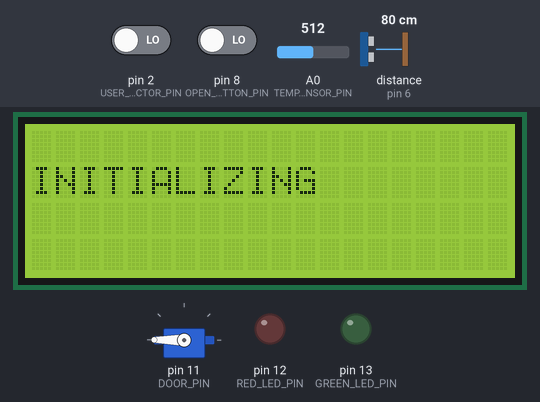
A program run on a simulated Arduino Uno, built with avr-gcc and run on an emulated ATmega328P. Shown: servo, 20×4 character LCD, output pins drawn as LEDs (lit = HIGH). Wiring (inferred from the names in the program): ultrasonic range finder: trigger pin 5; echo pin 6. Inputs (shaded band) come from the test bench; at power-on: pin 2 (USER_DETECTOR_PIN) LOW, pin 8 (OPEN_BUTTON_PIN) LOW, A0 (TEMPERATURE_SENSOR_PIN) = 512, distance to the obstacle (sensor on pin 6) 80 cm. The echo pulse lasts 58.3 µs per cm; pins used as bus, display or sensor lines are not drawn.

Above: at 0.3 s.
At 10.3 s:
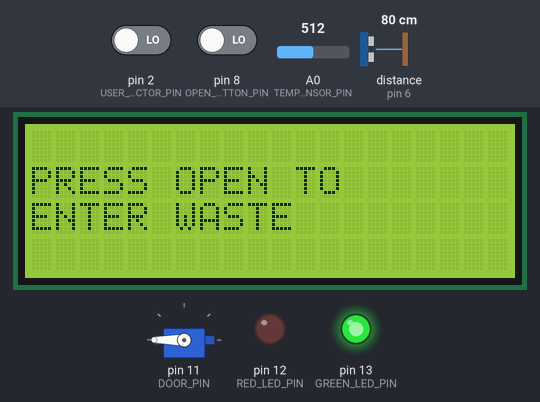
At 15.7 s:
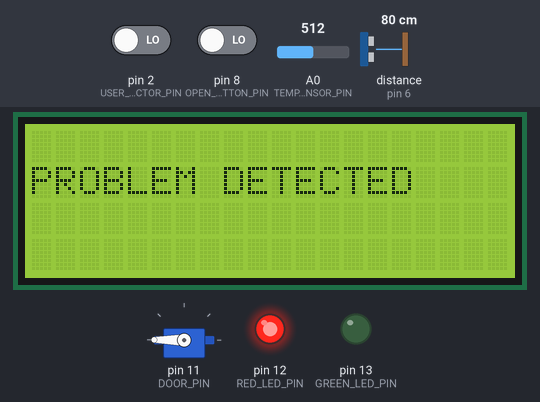
Timing chart, 0 to 17.2 s (numbered marks = the images above):
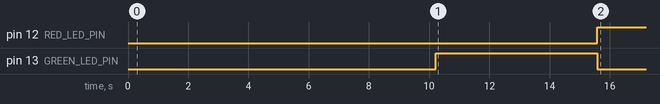

Measured:
- by itself, pin 12 (RED_LED_PIN): LOW → HIGH at 15.6 s
- by itself, pin 13 (GREEN_LED_PIN): HIGH → LOW at 15.6 s
- what the display in image 0 shows lasts 10.0 s, from 0.2 s to 10.2 s
- what the display in image 1 shows lasts 5.4 s, from 10.2 s to 15.6 s

The program:

main.cpp
```cpp
/***
Embedded Systems and Internet of Things - Assignment-02: Smart Waste Disposal
Author: Lorenzo Cinelli
Matricola: 0001070967
Email: lorenzo.cinelli@studio.unibo.it
***/
#include <Arduino.h>

#include "devices/Button.hpp"
#include "devices/Display.hpp"
#include "devices/Door.hpp"
#include "devices/Led.hpp"
#include "devices/ServoMotor.hpp"
#include "devices/TempSensor.hpp"
#include "devices/UserDetector.hpp"
#include "devices/WasteDetector.hpp"

#include "tasks/Scheduler.hpp"
#include "tasks/ContainerTask.hpp"
#include "tasks/FillingTask.hpp"
#include "tasks/TemperatureTask.hpp"
#include "tasks/CommunicationTask.hpp"

#define SCHEDULER_BASE_TIME 150
#define TEMPERATURE_TASK_BASE_TIME 300
#define FILLING_TASK_BASE_TIME 300
#define CONTAINER_TASK_BASE_TIME 150
#define COMMUNICATION_TASK_BASE_TIME 450

#define CLOSE_BUTTON_PIN 9
#define OPEN_BUTTON_PIN 8
#define DOOR_PIN 11
#define GREEN_LED_PIN 13
#define RED_LED_PIN 12
#define TEMPERATURE_SENSOR_PIN A0
#define USER_DETECTOR_PIN 2
#define WASTE_DETECTOR_TRIGGER_PIN 5
#define WASTE_DETECTOR_ECHO_PIN 6

Scheduler scheduler;

void setup() {
  Serial.begin(9600);
  scheduler.init(SCHEDULER_BASE_TIME);

  //creating flags
  Flag* flags = new Flag();

  //creating devices
  Button* openButton = new Button(OPEN_BUTTON_PIN);
  Button* closeButton = new Button(CLOSE_BUTTON_PIN);
  Display* display = new Display();
  Door* door = new Door(DOOR_PIN);
  Led* greenLed = new Led(GREEN_LED_PIN);
  Led* redLed = new Led(RED_LED_PIN);
  TempSensor* tempSensor = new TempSensor(TEMPERATURE_SENSOR_PIN);
  UserDetector* userDetector = new UserDetector(USER_DETECTOR_PIN);
  WasteDetector* wasteDetector = new WasteDetector(WASTE_DETECTOR_TRIGGER_PIN, WASTE_DETECTOR_ECHO_PIN);

  //initializing devices
  display->init();
  display->setText(DISPLAY_POSITION, "INITIALIZING");
  userDetector->init();
  display->clear();

  //creating tasks
  TemperatureTask* temperatureTask = new TemperatureTask(TEMPERATURE_TASK_BASE_TIME);
  FillingTask* fillingTask = new FillingTask(FILLING_TASK_BASE_TIME);
  ContainerTask* containerTask = new ContainerTask(CONTAINER_TASK_BASE_TIME);
  CommunicationTask* communicationTask = new CommunicationTask(COMMUNICATION_TASK_BASE_TIME);

  //initializing tasks
  temperatureTask->setDevices(tempSensor, greenLed, redLed, display, door);
  fillingTask->setDevices(wasteDetector, greenLed, redLed, display, door);
  containerTask->setDevices(openButton, closeButton, greenLed, redLed, display, door, userDetector);
  communicationTask->setDevices(wasteDetector, tempSensor);

  temperatureTask->setFlag(flags);
  fillingTask->setFlag(flags);
  containerTask->setFlag(flags);
  communicationTask->setFlag(flags);

  //starting tasks
  scheduler.addTask(temperatureTask);
  scheduler.addTask(fillingTask);
  scheduler.addTask(containerTask);
  scheduler.addTask(communicationTask);
}

void loop() {
  scheduler.schedule();
}
```

Button.hpp
```cpp
#ifndef __BUTTON__
#define __BUTTON__

/// @brief Class to use buttons by polling
class Button {
private:
    int pin;
public:
    /// @brief Button constructor, it creates a button and sets the pin in INPUT mode.
    /// @param pin the input pin for the button.
    Button(int pin);

    /// @brief Method that returns if the button is pressed.
    /// @return 1 if the button is pressed, 0 otherwise.
    int isPressed();
};

#endif
```

Display.hpp
```cpp
#ifndef __DISPLAY__
#define __DISPLAY__

#include <LiquidCrystal_I2C.h>

#define DISPLAY_POSITION 0, 1
#define DISPLAY_POSITION_2 0, 2

/// @brief Class to use I2C Display with dimensions 20 x 4.
class Display {
private:
    LiquidCrystal_I2C* lcd;
public:
    /// @brief Display constructor, it creates an lcd I2C display.
    /// @note Display dimension is 20 x 4.
    Display();

    /// @brief Initialize the display, set the backlight off and eventually clears it.
    void init();

    /// @brief Prints a message on the display starting in given position.
    /// @param row starting row to print.
    /// @param col starting column to print.
    /// @param text the message to print.
    void setText(int row, int col, String text);

    /// @brief Clears the display content and sets the backlight off.
    void clear();
};

#endif
```

Door.hpp
```cpp
#ifndef __DOOR__
#define __DOOR__

#include "ServoMotor.hpp"

/// @brief Class to manage a door.
class Door {
private:
    ServoMotor* servoMotor;
public:
    /// @brief Door constructor, it creates an electric door.
    /// @param pin the pin where the door is connected to be controlled.
    Door(int pin);

    /// @brief Opens the door.
    void open();

    /// @brief Closes the door.
    void close();
};

#endif
```

Led.hpp
```cpp
#ifndef __LED__
#define __LED__

#include "interfaces/Light.hpp"

/// @brief Class to manage leds.
class Led : public Light {
private:
    int pin;
public:
    /// @brief Led constructor, it creates a led.
    /// @param pin the pin where the led is connected.
    Led(int pin);

    /// @brief Turns on the led.
    void switchOn();

    /// @brief Turns off the led.
    void switchOff();
};

#endif
```

ServoMotor.hpp
```cpp
#ifndef __SERVO_MOTOR__
#define __SERVO_MOTOR__

#include <Servo.h>

/// @brief Class to manage servo motors.
class ServoMotor {
private:
  int pin;
  Servo motor;
public:
  /// @brief Servo motor constructor, it creates a servo motor connected to the given pin.
  /// @param pin the pin where the servo motor is connected.
  ServoMotor(int pin);

  /// @brief Attaches the pin to the servo motor.
  void on();

  /// @brief Sets the servo motor to a given angle.
  /// @param angle the angle to set the servo motor.
  void setPosition(int angle);

  /// @brief Detaches the servo motor from the pin in order to reduce power consumption.
  void off();
};

#endif
```

TempSensor.hpp
```cpp
#ifndef __TEMP_SENSOR__
#define __TEMP_SENSOR__

/// @brief Class to use a temperature sensor.
class TempSensor {
private:
    int pin;
public:
    /// @brief Temperature sensor constructor, it creates a temperature sensor.
    /// @param pin the pin where the temperature sensor is connected.
    TempSensor(int pin);

    /// @brief Restrives the perceived temperature.
    /// @return the current temperature.
    float getTemperature();
};

#endif
```

UserDetector.hpp
```cpp
#ifndef __USER_DETECTOR__
#define __USER_DETECTOR__

#include "interfaces/PIR.hpp"

/// @brief Class to manage an user detector.
class UserDetector : public PIR {
private:
    int pin;
public:
    /// @brief User detector constructor, it creates an user detector.
    /// @param pin the pin where the user detector is connected.
    UserDetector(int pin);

    /// @brief Initialize the user detector by calibrating it and attaching an interrupt.
    void init();

    /// @brief Dummy interrupt handler to wake up the system if is in sleep mode.
    static void userDetected();
};

#endif
```

WasteDetector.hpp
```cpp
#ifndef __WASTE_DETECTOR__
#define __WASTE_DETECTOR__

#include "interfaces/Sonar.hpp"

/// @brief Class to use a waste detector.
class WasteDetector : public Sonar {
private:
    int trigPin;
    int echoPin;
    void trigger();
public:
    /// @brief Waste detector constructor, it creates a waste detector.
    /// @param trigPin the pin where the sonar's trigger pin is connected.
    /// @param echoPin the pin where the sonar's echo pin is connected.
    WasteDetector(int trigPin, int echoPin);

    /// @brief Restrives the distance perceived by the sensor.
    /// @return the measured distance.
    float getDistance();

    /// @brief Retrives the distance converted to filling percentage .
    /// @return the filling percentage of the system.
    float getFilling();
};

#endif
```

Light.hpp
```cpp
#ifndef __LIGHT__
#define __LIGHT__

/// @brief Abstract class to manage any light source.
class Light {
public:
    /// @brief Turns on the light.
    virtual void switchOn() = 0;

    /// @brief Turns off the light.
    virtual void switchOff() = 0;
};

#endif
```

PIR.hpp
```cpp
#ifndef __PIR__
#define __PIR__

/// @brief Abstract class to use PIR sensors.
class PIR {
public:
    /// @brief Initialize the sensor.
    virtual void init() = 0;
};

#endif
```

Sonar.hpp
```cpp
#ifndef __SONAR__
#define __SONAR__

/// @brief Abstract class to use a sonar sensor.
class Sonar {
private:
    virtual void trigger() = 0;
public:
    /// @brief Restrives the distance perceived by the sensor.
    /// @return the measured distance.
    virtual float getDistance() = 0;

    /// @brief Default ambient temperature.
    const float temperature = 20;

    /// @brief Default conversion constant.
    const float vs = 331.45 + 0.62*temperature;
};

#endif
```

CommunicationTask.hpp
```cpp
#ifndef __COMMUNICATION_TASK__
#define __COMMUNICATION_TASK__

#include "utility/Flag.hpp"
#include "tasks/Task.hpp"
#include "tasks/FillingTask.hpp"
#include "tasks/TemperatureTask.hpp"
#include "devices/WasteDetector.hpp"
#include "devices/TempSensor.hpp"

/// @brief Task to manage serial communication.
class CommunicationTask : public Task {

private:
    Flag* flag;
    WasteDetector* wasteDetector;
    TempSensor* tempSensor;
public:
    /// @brief Task constructor, it creates a task with a base period.
    /// @param period the base period every which the task must be performed.
    CommunicationTask(int period);

    /// @brief Sets the flag object which keeps trak of alarms and instruction to be communicated among theads.
    /// @param flag the flag to communicate among threads.
    void setFlag(Flag* flag);

    /// @brief Sets devices to read values from.
    /// @param wasteDetector the waste detector.
    /// @param tempSensor the temperature sensor.
    void setDevices(WasteDetector* wasteDetector, TempSensor* tempSensor);

    /// @brief the running method, every time is called it checks if the base time is elapsed and if so,
    /// based on what message is arrived on the serial line, performs some actions.
    void tick();
};

#endif
```

ContainerTask.hpp
```cpp
#ifndef __CONTAINER_TASK__
#define __CONTAINER_TASK__

#include "utility/Flag.hpp"
#include "tasks/Task.hpp"
#include "tasks/FillingTask.hpp"
#include "tasks/TemperatureTask.hpp"
#include "devices/Button.hpp"
#include "devices/Led.hpp"
#include "devices/Display.hpp"
#include "devices/Door.hpp"
#include "devices/UserDetector.hpp"

/// @brief Enumeration to track the state of the task.
typedef enum containerState {SLEEP, AWAKE, OPEN, CLOSE} containerState;

/// @brief Task to manage a waste container.
class ContainerTask : public Task {
private:
    containerState state;
    Flag* flag;
    Button* openButton;
    Button* closeButton;
    Led* greenLed;
    Led* redLed;
    Display* display;
    Door* door;
    UserDetector* userDetector;
    long ts;
public:
    /// @brief Task constructor, it creates a task with a base period.
    /// @param period the base period every which the task must be performed.
    ContainerTask(int period);

    /// @brief Sets the flag object which keeps trak of alarms and instruction to be communicated among theads.
    /// @param flag the flag to communicate among threads.
    void setFlag(Flag* flag);

    /// @brief Set devices to operate with.
    /// @param openButton the button to open the container.
    /// @param closeButton the button to close the container.
    /// @param greenLed the led that indicates that the container is available.
    /// @param redLed the led that indicates that the container is not available.
    /// @param display the display that show to the user messages.
    /// @param door the door that opens and closes the container.
    /// @param userDetector the user sensor that perceives if an user is present and wakes up the container.
    void setDevices(Button* openButton, Button* closeButton, Led* greenLed, Led* redLed, Display* display, Door* door, UserDetector* userDetector);

    /// @brief the running method, every time is called it checks if the base time is elapsed and if so,
    /// depending on the state of the container performs some actions.
    void tick();
};

#endif
```

FillingTask.hpp
```cpp
#ifndef __FILLING_TASK__
#define __FILLING_TASK__

#include "utility/Flag.hpp"
#include "tasks/Task.hpp"
#include "tasks/TemperatureTask.hpp"
#include "tasks/ContainerTask.hpp"
#include "devices/WasteDetector.hpp"
#include "devices/Led.hpp"
#include "devices/Display.hpp"
#include "devices/Door.hpp"

/// @brief Enumeration to track the state of the task.
typedef enum fillingState {AVAILABLE, FULL, EMPTYING} fillingState;

/// @brief Task to check the filling of an object.
class FillingTask : public Task {
private:
    fillingState state;
    Flag* flag;
    WasteDetector* wasteDetector;
    Led* greenLed;
    Led* redLed;
    Display* display;
    Door* door;
    long ts;
public:
    /// @brief Task constructor, it creates a task with a base period.
    /// @param period the base period every which the task must be performed.
    FillingTask(int period);

    /// @brief Sets the flag object which keeps trak of alarms and instruction to be communicated among theads.
    /// @param flag the flag to communicate among threads.
    void setFlag(Flag* flag);

    /// @brief Set devices to operate with.
    /// @param wasteDetector the sensor that indicates the filling percentage.
    /// @param greenLed the led that indicates that the container is available.
    /// @param redLed the led that indicates that the container is not available.
    /// @param display the display that show to the user messages.
    /// @param door the door that opens and closes the container.
    void setDevices(WasteDetector* wasteDetector, Led* greenLed, Led* redLed, Display* display, Door* door);

    /// @brief the running method, every time is called it checks if the base time is elapsed and if so,
    /// depending on the state of the task performs some actions.
    void tick();
};

#endif
```

Scheduler.hpp
```cpp
#ifndef __SCHEDULER__
#define __SCHEDULER__

#include "Task.hpp"

#define MAX_TASKS 4

/// @brief Class to use a simple cooperative scheduler.
class Scheduler {
private:
  int basePeriod;
  int nTasks;
  Task* taskList[MAX_TASKS];
  unsigned long ts;
public:
  /// @brief Initialize the scheduler by setting his base period.
  /// @param basePeriod the base period every which the scheduler will try to execute every task.
  void init(int basePeriod);

  /// @brief Adds a task in the scheduler list of tasks.
  /// @param task the task to be added to the scheduler's list.
  /// @return true if the task has been added, false otherwise.
  virtual bool addTask(Task* task);

  /// @brief The running method, every time is called it checks if the base time is elapsed and if so
  /// it checks if can execute any task, otherwise it waits until his base time is elapsed.
  virtual void schedule();
};

#endif
```

Task.hpp
```cpp
#ifndef __TASK__
#define __TASK__

/// @brief Abstract task.
class Task {
private:
    int myPeriod;
    int timeElapsed;
public:
    /// @brief Initialize the task setting the base period.
    /// @param period the base period every which the task must be performed.
    virtual void init(int period);

    /// @brief The running method, every time is called it checks if the base time is elapsed and if so performs some actions.
    virtual void tick() = 0;

    /// @brief Checks if the base period is elapsed from the last execution.
    /// @param basePeriod the time elapsed from the last check.
    /// @return true if the base period is elapsed, false otherwise.
    bool updateAndCheckTime(int basePeriod);
};

#endif
```

TemperatureTask.hpp
```cpp
#ifndef __TEMPERATURE_TASK__
#define __TEMPERATURE_TASK__

#include "utility/Flag.hpp"
#include "tasks/Task.hpp"
#include "tasks/FillingTask.hpp"
#include "tasks/ContainerTask.hpp"
#include "devices/TempSensor.hpp"
#include "devices/Led.hpp"
#include "devices/Display.hpp"
#include "devices/Door.hpp"

/// @brief Enumeration to track the state of the task.
typedef enum temperatureState {OK, ALERT, ALARM, RESTORING} temperatureState;

/// @brief Task to check the temperature of an object.
class TemperatureTask : public Task {
private:
    temperatureState state;
    Flag* flag;
    TempSensor* tempSensor;
    Led* greenLed;
    Led* redLed;
    Display* display;
    Door* door;
    long ts;
public:
    /// @brief Task constructor, it creates a task with a base period.
    /// @param period the base period every which the task must be performed.
    TemperatureTask(int period);

    /// @brief Sets the flag object which keeps trak of alarms and instruction to be communicated among theads.
    /// @param flag the flag to communicate among threads.
    void setFlag(Flag* flag);

    /// @brief Set devices to operate with.
    /// @param tempSensor the sensor that indicates the temperature.
    /// @param greenLed the led that indicates that the container is available.
    /// @param redLed the led that indicates that the container is not available.
    /// @param display the display that show to the user messages.
    /// @param door the door that opens and closes the container.
    void setDevices(TempSensor* tempSensor, Led* greenLed, Led* redLed, Display* display, Door* door);

    /// @brief the running method, every time is called it checks if the base time is elapsed and if so,
    /// depending on the state of the task performs some actions.
    void tick();
};

#endif
```

Flag.hpp
```cpp
#ifndef __FLAG__
#define __FLAG__

/// @brief Enumeration to track alarms.
typedef enum containerAlarm {NO_ALARM, FULL_ALARM, TEMPERATURE_ALARM, TEMPERATURE_AND_FULL_ALARM} containerAlarm;

/// @brief Enumeration to track instruction.
typedef enum containerInstruction {NO_INSTRUCTION, EMPTY_INSTRUCTION, RESTORE_INSTRUCTION, EMPTY_AND_RESTORE_INSTRUCTION} containerInstruction;

/// @brief Class to signal data.
class Flag {
private:
    containerAlarm alarm;
    containerInstruction instruction;
public:
    /// @brief Flag constructor, creates a flag with no alarm and no instruction.
    Flag();

    /// @brief Returns if there is any alarm signaled.
    /// @return the alarm.
    containerAlarm getAlarm();

    /// @brief Returns if there is any instruction to be execute.
    /// @return the instruction.
    containerInstruction getInstruction();

    /// @brief Sets an alarm.
    /// @param alarm value of the alarm.
    void setAlarm(containerAlarm alarm);

    /// @brief Sets an instructon.
    /// @param instruction value of the instruction.
    void setInstruction(containerInstruction instruction);
};

#endif
```

Button.cpp
```cpp
#include "devices/Button.hpp"
#include <Arduino.h>

Button::Button(int pin) {
    this->pin = pin;
    pinMode(this->pin, INPUT);
}

int Button::isPressed() {
    return digitalRead(this->pin);
}
```

Source omitted: Display.cpp (403 bytes), Door.cpp (320 bytes), Led.cpp (240 bytes), ServoMotor.cpp (544 bytes), TempSensor.cpp (290 bytes), UserDetector.cpp (372 bytes), WasteDetector.cpp (824 bytes), CommunicationTask.cpp (1488 bytes), ContainerTask.cpp (3022 bytes), FillingTask.cpp (2267 bytes), Scheduler.cpp (655 bytes), Task.cpp (345 bytes) and 2 more
